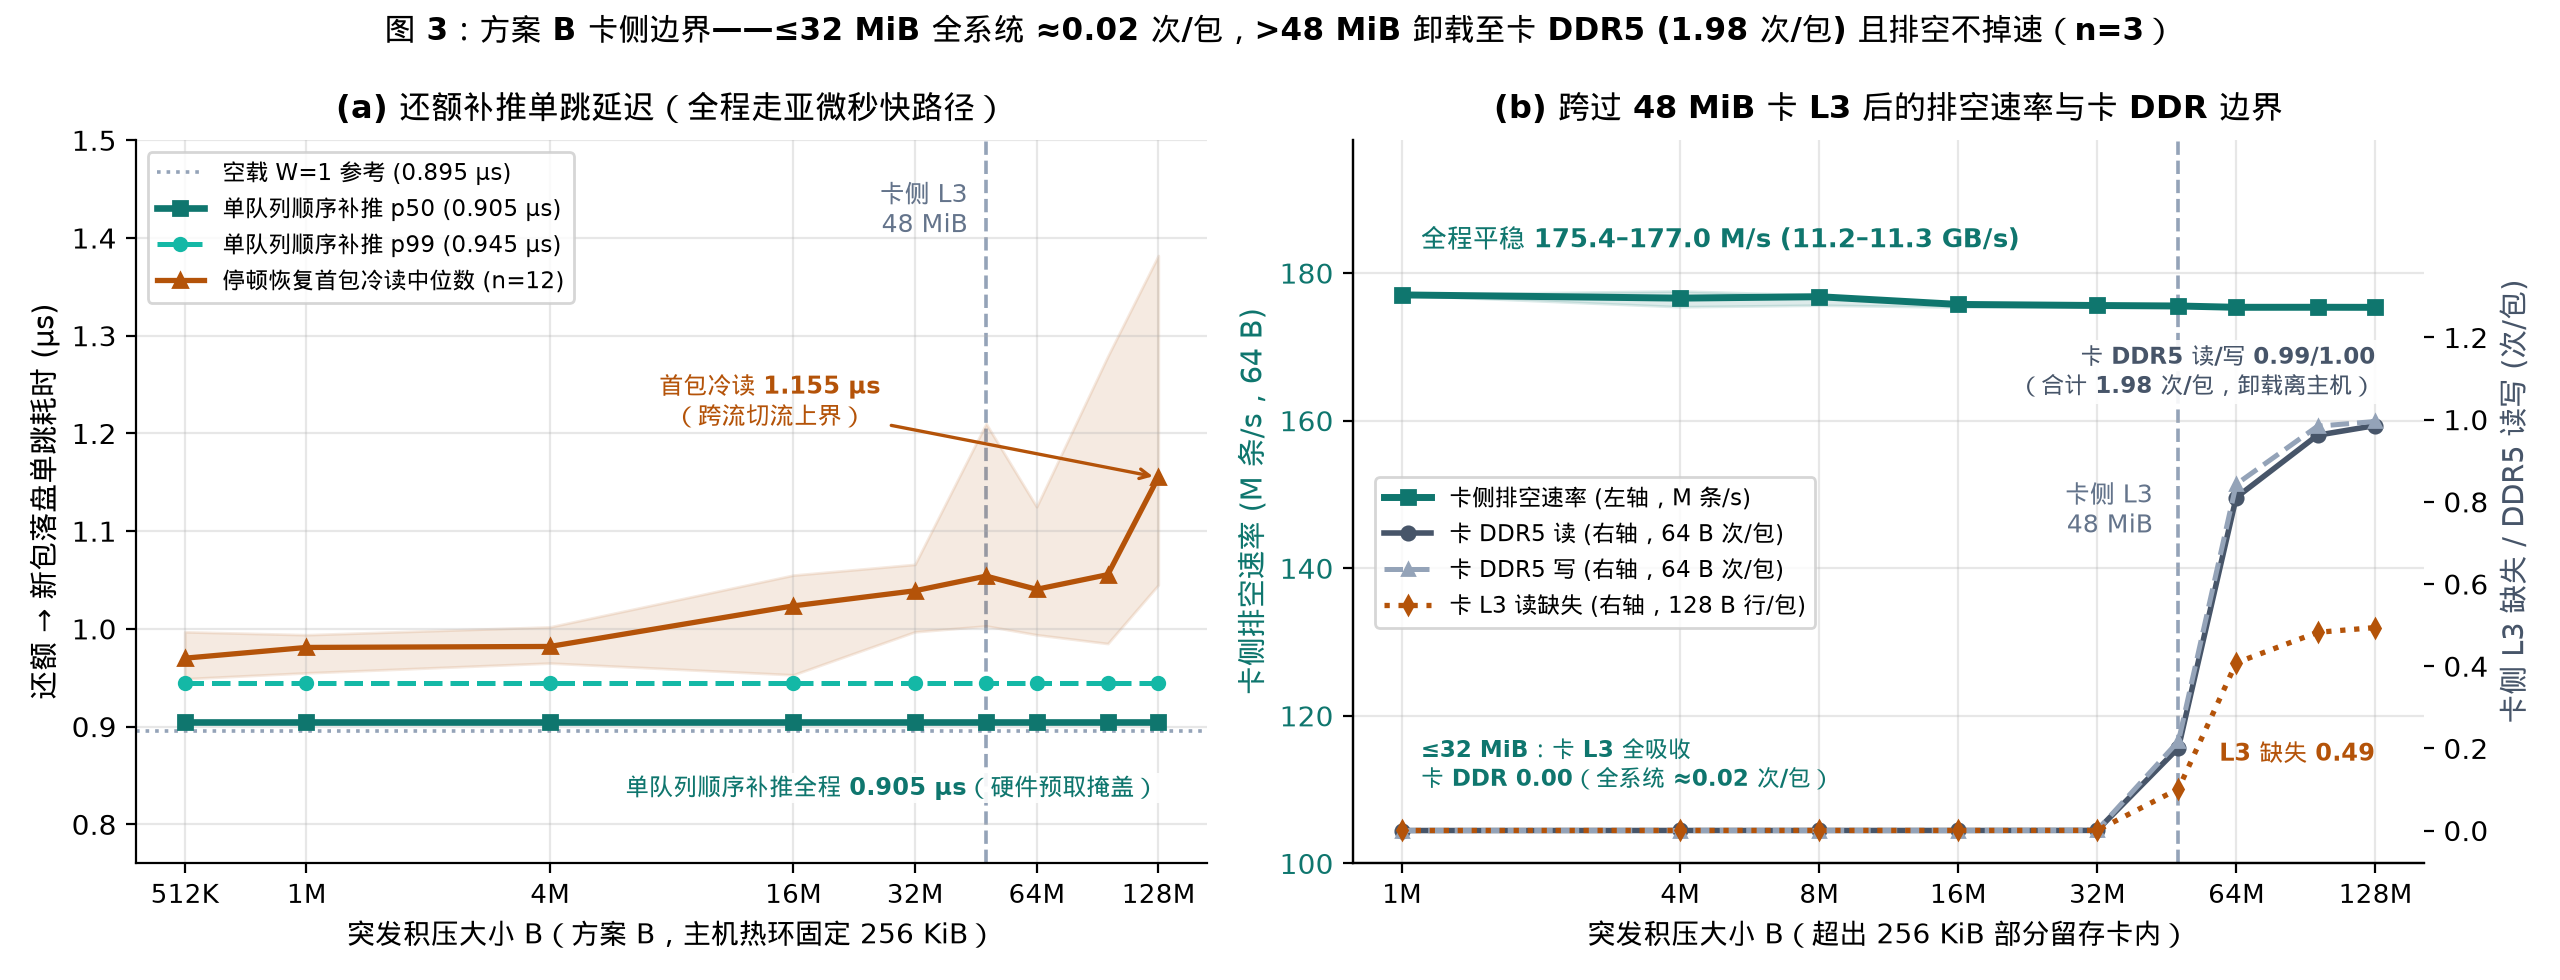

Write Python code to recreate this figure.
#!/usr/bin/env python3
"""MRV-158 Fig 3: Card-side single-hop refill latency and 48 MiB card L3 / DDR5 boundary (Scheme B)."""
import json
import pathlib
import statistics
import numpy as np

from mrvplot import plt, save

LOG_PATH = pathlib.Path(__file__).resolve().parents[2] / "logs/mrv158-2026-11-23/runs.jsonl"
REFILL_SIZES = ["512KiB", "1MiB", "4MiB", "16MiB", "32MiB", "48MiB", "64MiB", "96MiB", "128MiB"]
REFILL_MIB = [0.5, 1, 4, 16, 32, 48, 64, 96, 128]

DRAIN_SIZES = ["1MiB", "4MiB", "8MiB", "16MiB", "32MiB", "48MiB", "64MiB", "96MiB", "128MiB"]
DRAIN_MIB = [1, 4, 8, 16, 32, 48, 64, 96, 128]


def main():
    rows = [json.loads(l) for l in LOG_PATH.open() if l.strip()]
    p1 = [r for r in rows if r["part"] == "part1_zero_backlog"]
    p2b = [r for r in rows if r["part"] == "part2_backlog" and r["scheme"] == "scheme_b_256k"]
    p3 = [r for r in rows if r["part"] == "part3_refill_hop"]
    for r in p1 + p2b + p3:
        assert r["lost"] == 0 and r["bad"] == 0 and r["torn"] == 0
        assert r["host_pmu"]["min_pct"] >= 99.99 and r["card_pmu"]["min_pct"] >= 99.99

    w1_on_p50 = statistics.median(r["lat_us"]["p50"] for r in p1 if r["tag"] == "w1_credit_on")

    fig, (ax1, ax2) = plt.subplots(1, 2, figsize=(12.8, 4.9))
    c_teal = "#0f766e"
    c_slate = "#475569"
    c_amber = "#b45309"

    # ---- Panel (a): Single-hop refill latency vs backlog ----
    xr = np.array(REFILL_MIB)
    p50s, p99s, f_meds, f_los, f_his = [], [], [], [], []
    for sz in REFILL_SIZES:
        rs = [r for r in p3 if r["size_label"] == sz]
        assert len(rs) == 3
        p50s.append(statistics.median(r["hop_us"]["p50"] for r in rs))
        p99s.append(statistics.median(r["hop_us"]["p99"] for r in rs))
        f_all = [v for r in rs for v in r["first_hops_us"]]
        f_meds.append(statistics.median(f_all))
        f_los.append(min(f_all))
        f_his.append(max(f_all))

    ax1.axvline(48.0, color="#94a3b8", linestyle="--", linewidth=1.3, zorder=1)
    ax1.axhline(w1_on_p50, color="#94a3b8", linestyle=":", linewidth=1.3, zorder=1, label=f"空载 W=1 参考 ({w1_on_p50:.3f} µs)")
    ax1.plot(xr, p50s, "-s", color=c_teal, lw=2.4, ms=5.2, label=f"单队列顺序补推 p50 ({p50s[-1]:.3f} µs)")
    ax1.plot(xr, p99s, "--o", color="#14b8a6", lw=1.8, ms=4.5, label=f"单队列顺序补推 p99 ({p99s[-1]:.3f} µs)")
    ax1.plot(xr, f_meds, "-^", color=c_amber, lw=1.9, ms=5.2, label="停顿恢复首包冷读中位数 (n=12)")
    ax1.fill_between(xr, f_los, f_his, color=c_amber, alpha=0.12)

    ax1.set_xscale("log", base=2)
    ax1.set_xticks([0.5, 1, 4, 16, 32, 64, 128])
    ax1.set_xticklabels(["512K", "1M", "4M", "16M", "32M", "64M", "128M"], fontsize=9.5)
    ax1.set_ylim(0.76, 1.50)
    ax1.set_xlabel("突发积压大小 B（方案 B，主机热环固定 256 KiB）", fontsize=10)
    ax1.set_ylabel("还额 → 新包落盘单跳耗时 (µs)", fontsize=10.5)
    ax1.set_title("(a) 还额补推单跳延迟（全程走亚微秒快路径）", fontsize=11.5, fontweight="bold", pad=8)
    ax1.text(48.0 * 0.90, 1.46, "卡侧 L3\n48 MiB", ha="right", va="top", fontsize=9, color="#64748b")
    ax1.annotate(
        f"首包冷读 {f_meds[-1]:.3f} µs\n（跨流切流上界）",
        xy=(128, f_meds[-1]),
        xytext=(14, 1.21),
        ha="center",
        arrowprops=dict(arrowstyle="->", color=c_amber, lw=1.2),
        fontsize=8.6,
        fontweight="bold",
        color=c_amber,
    )
    ax1.text(
        128,
        0.83,
        "单队列顺序补推全程 0.905 µs（硬件预取掩盖）",
        ha="right",
        fontsize=8.8,
        fontweight="bold",
        color=c_teal,
        bbox=dict(boxstyle="square,pad=0.10", fc="white", ec="none", alpha=0.90),
    )
    ax1.legend(loc="upper left", fontsize=8.4, frameon=True, facecolor="white")

    # ---- Panel (b): Card drain rate (upper band) + Card L3 miss & DDR traffic (lower band) ----
    xd = np.array(DRAIN_MIB)
    c_drn, c_drn_lo, c_drn_hi = [], [], []
    c_llm, c_ddr_r, c_ddr_w, c_ddr_tot = [], [], [], []
    for sz in DRAIN_SIZES:
        rs = [r for r in p2b if r["size_label"] == sz]
        assert len(rs) == 3
        drns = [r["card_pmu"]["drain_mops"] for r in rs]
        c_drn.append(statistics.median(drns))
        c_drn_lo.append(min(drns))
        c_drn_hi.append(max(drns))
        c_llm.append(statistics.median(r["card_pmu"]["core"]["ll_cache_miss_rd"] / r["measured_cells"] for r in rs))
        c_ddr_r.append(statistics.median(r["card_pmu"]["ddr_reads"] / r["measured_cells"] for r in rs))
        c_ddr_w.append(statistics.median(r["card_pmu"]["ddr_writes"] / r["measured_cells"] for r in rs))
        c_ddr_tot.append(statistics.median((r["card_pmu"]["ddr_reads"] + r["card_pmu"]["ddr_writes"]) / r["measured_cells"] for r in rs))

    ax2.axvline(48.0, color="#94a3b8", linestyle="--", linewidth=1.3, zorder=1)
    l1, = ax2.plot(xd, c_drn, "-s", color=c_teal, lw=2.5, ms=5.2, label="卡侧排空速率 (左轴，M 条/s)")
    ax2.fill_between(xd, c_drn_lo, c_drn_hi, color=c_teal, alpha=0.14)
    ax2.set_xscale("log", base=2)
    ax2.set_xticks([1, 4, 8, 16, 32, 64, 128])
    ax2.set_xticklabels(["1M", "4M", "8M", "16M", "32M", "64M", "128M"], fontsize=9.5)
    ax2.set_ylim(100, 198)
    ax2.set_xlabel("突发积压大小 B（超出 256 KiB 部分留存卡内）", fontsize=10)
    ax2.set_ylabel("卡侧排空速率 (M 条/s，64 B)", fontsize=10.5, color=c_teal)
    ax2.tick_params(axis="y", labelcolor=c_teal)

    ax2_r = ax2.twinx()
    ax2_r.spines["top"].set_visible(False)
    ax2_r.grid(False)
    l2, = ax2_r.plot(xd, c_ddr_r, "-o", color=c_slate, lw=2.0, ms=4.8, label="卡 DDR5 读 (右轴，64 B 次/包)")
    l3, = ax2_r.plot(xd, c_ddr_w, "--^", color="#94a3b8", lw=1.8, ms=4.5, label="卡 DDR5 写 (右轴，64 B 次/包)")
    l4, = ax2_r.plot(xd, c_llm, ":d", color=c_amber, lw=1.9, ms=4.5, label="卡 L3 读缺失 (右轴，128 B 行/包)")
    ax2_r.set_ylim(-0.08, 1.68)
    ax2_r.set_yticks([0.0, 0.2, 0.4, 0.6, 0.8, 1.0, 1.2])
    ax2_r.set_ylabel("卡侧 L3 缺失 / DDR5 读写 (次/包)", fontsize=10.5, color=c_slate)

    ax2.text(48.0 * 0.88, 152, "卡侧 L3\n48 MiB", ha="right", va="top", fontsize=9, color="#64748b")
    ax2.text(1.1, 183.5, "全程平稳 175.4–177.0 M/s (11.2–11.3 GB/s)", ha="left", fontsize=9.2, fontweight="bold", color=c_teal)
    ax2_r.text(
        1.1,
        0.09,
        "≤32 MiB：卡 L3 全吸收\n卡 DDR 0.00（全系统 ≈0.02 次/包）",
        ha="left",
        va="bottom",
        fontsize=8.2,
        fontweight="bold",
        color=c_teal,
    )
    ax2_r.text(
        128,
        c_ddr_r[-1] + 0.06,
        f"卡 DDR5 读/写 {c_ddr_r[-1]:.2f}/{c_ddr_w[-1]:.2f}\n（合计 {c_ddr_tot[-1]:.2f} 次/包，卸载离主机）",
        ha="right",
        va="bottom",
        fontsize=8.4,
        fontweight="bold",
        color=c_slate,
        bbox=dict(boxstyle="square,pad=0.14", fc="white", ec="none", alpha=0.90),
    )
    ax2_r.text(128, 0.17, f"L3 缺失 {c_llm[-1]:.2f}", ha="right", fontsize=8.8, fontweight="bold", color=c_amber)

    ax2.set_title("(b) 跨过 48 MiB 卡 L3 后的排空速率与卡 DDR 边界", fontsize=11.5, fontweight="bold", pad=8)
    ax2.legend(handles=[l1, l2, l3, l4], loc="center left", bbox_to_anchor=(0.01, 0.43), fontsize=8.3, frameon=True, facecolor="white")

    fig.suptitle(
        "图 3：方案 B 卡侧边界——≤32 MiB 全系统 ≈0.02 次/包，>48 MiB 卸载至卡 DDR5 (1.98 次/包) 且排空不掉速（n=3）",
        fontsize=11.1,
        fontweight="bold",
        y=0.985,
    )
    out = save(fig, "mrv-158-card-boundary")
    print(f"Saved {out}")


if __name__ == "__main__":
    main()
